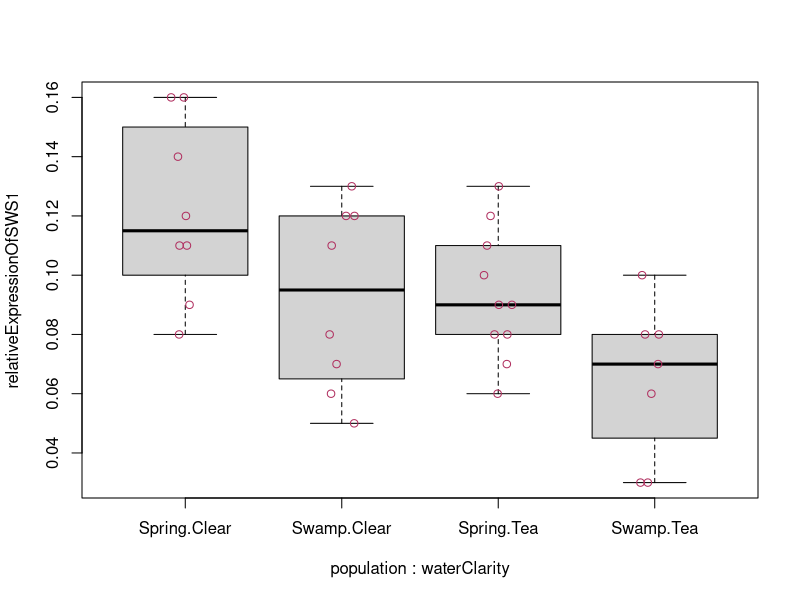
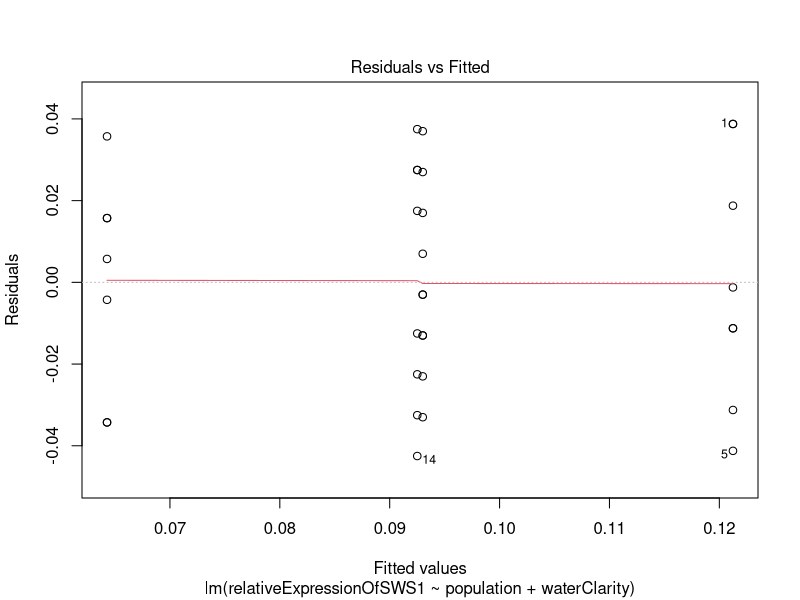
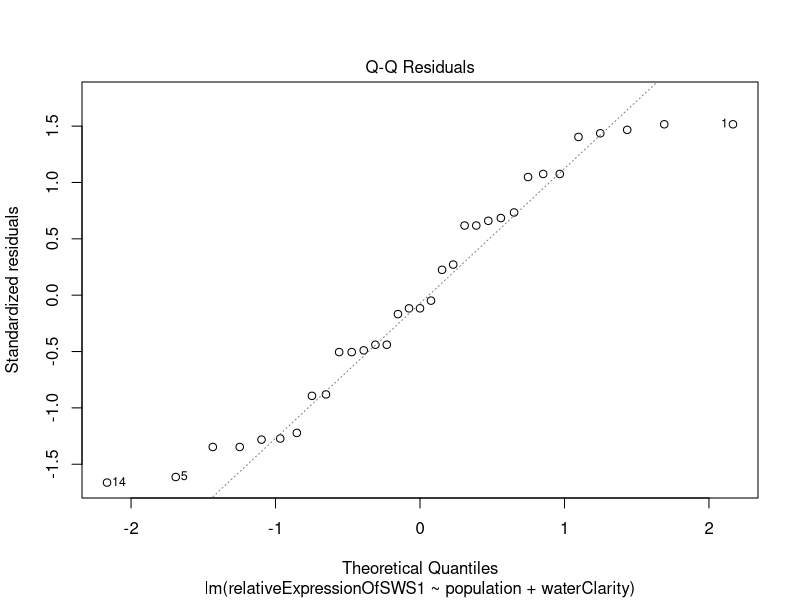
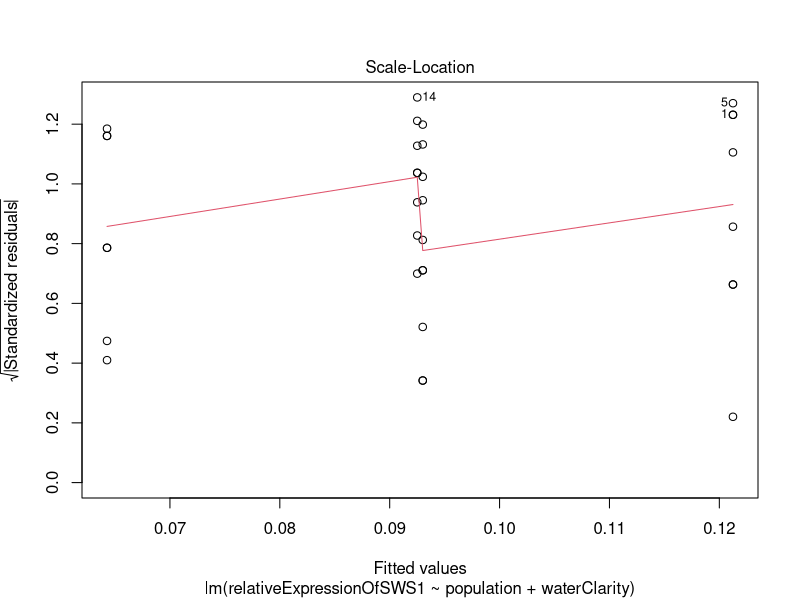
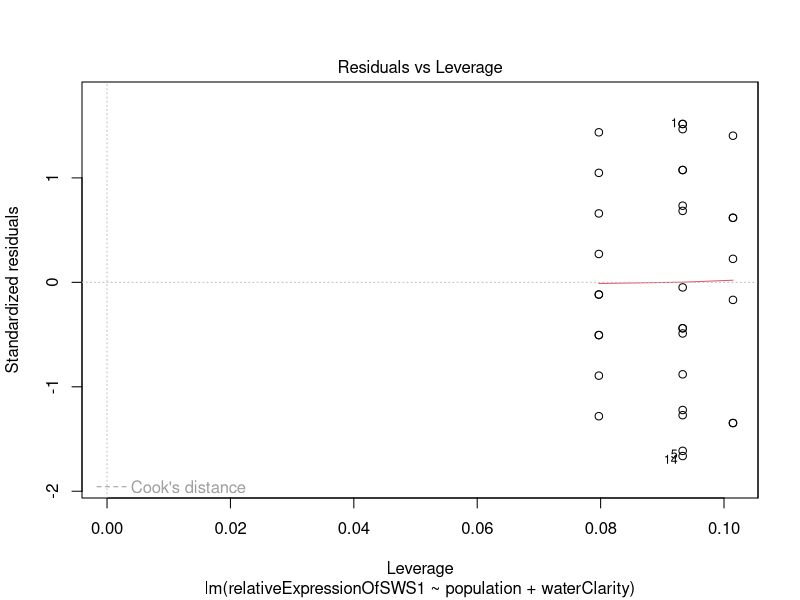
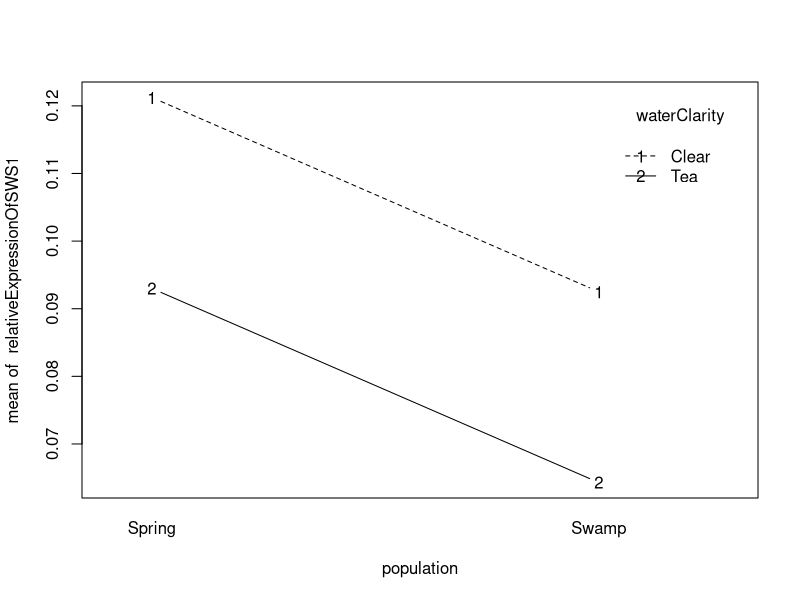
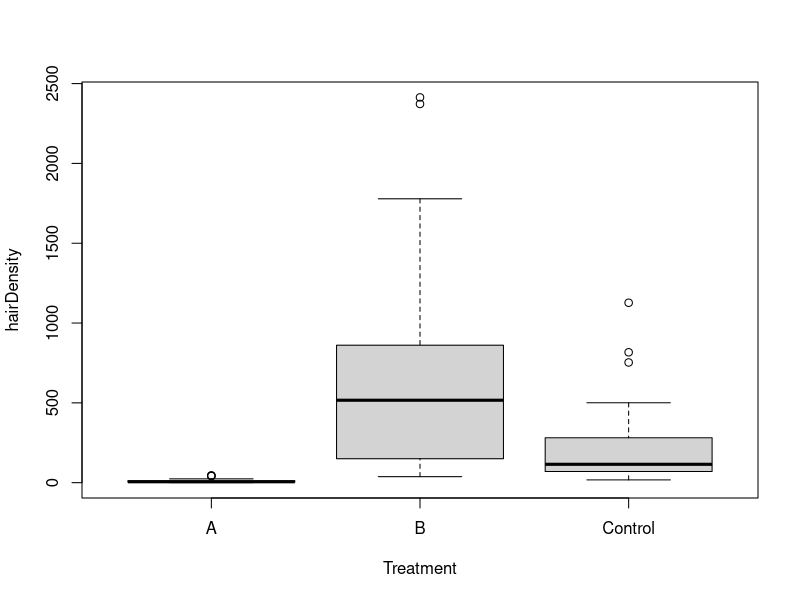
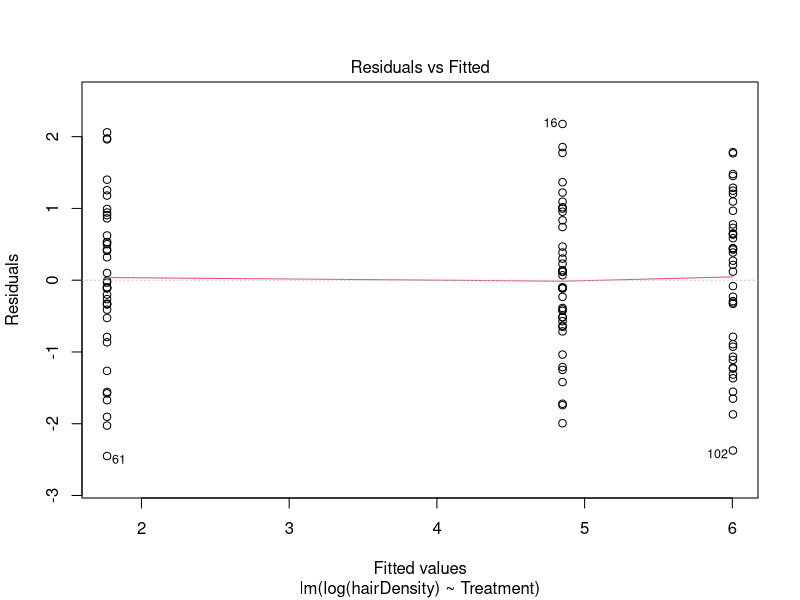

The R source for these figures, in order:
# Question 1, 2-factor GLM
## Read in data
data <- read.table("OpsinChap18.csv", header = TRUE, sep = ',')
data

## plot a boxplot and stripchart
boxplot(relativeExpressionOfSWS1~population*waterClarity, data=data)
stripchart(relativeExpressionOfSWS1~population*waterClarity, data=data, 
           add = TRUE, vertical = TRUE, method = "jitter", pch = 21, col = "maroon")

## Analysis of data
data.lm <- lm(relativeExpressionOfSWS1~population+waterClarity, data=data)
plot(data.lm)

attach(data)
interaction.plot(population, waterClarity, relativeExpressionOfSWS1, type = "b", legand = TRUE)
detach(data)

data.lm.ss3 <- lm(relativeExpressionOfSWS1~population*waterClarity, data=data, contrasts = list(population = contr.sum, waterClarity = contr.sum))

summary(data.lm.ss3)
summary (data.lm)
library(car)
Anova(data.lm.ss3, type = 3)

##Post hoc
library(emmeans)
p.emmeans <- emmeans(data.lm.ss3, "population")
p.emmeans

data.pairs <- pairs(p.emmeans)
data.pairs

data.emmeans.btWC <- emmeans(data.lm.ss3, "population", by = "waterClarity")
data.emmeans.btWC
data.pairs.byWC <- pairs(data.emmeans.btWC)
data.pairs.byWC
confint(data.pairs.byWC)

data.emmeans.btP <- emmeans(data.lm.ss3, "waterClarity", by= "population")
data.emmeans.btP
data.pairs.btP <- pairs(data.emmeans.btP)
data.pairs.btP

# Question 2, 1- factor GLM
## read in data
data <- read.table("hairLoss.csv", header = TRUE, sep = ',')
boxplot(hairDensity~Treatment, data = data)

## plot data
data.lm <- lm(log(hairDensity)~Treatment, data=data)
plot(data.lm)

## analyse data
summary(data.lm)
anova(data.lm)

library(emmeans)
data.emmeans <- emmeans(data.lm, "Treatment", type = "response")
data.emmeans

data.pairs <- pairs(data.emmeans)
data.pairs

confint(data.pairs)
